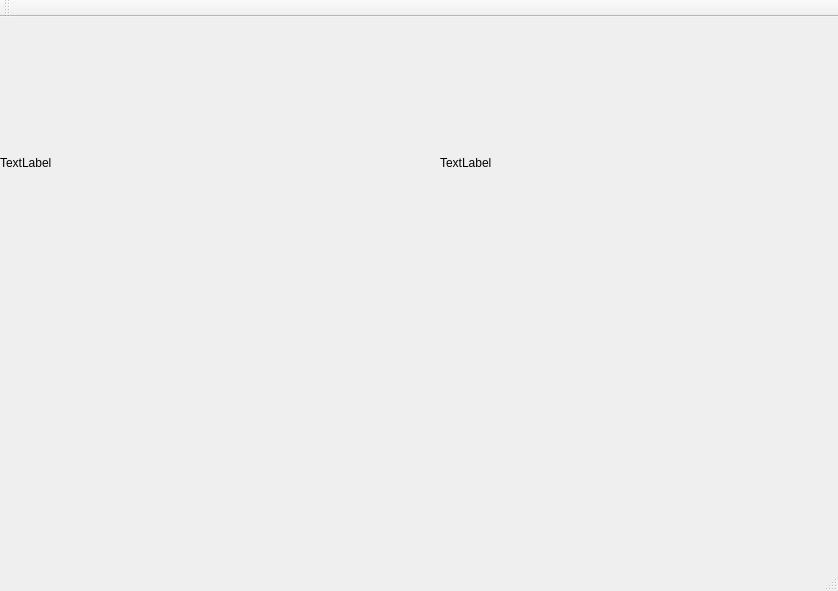
<?xml version="1.0" encoding="UTF-8"?>
<ui version="4.0">
 <class>MainWindow</class>
 <widget class="QMainWindow" name="MainWindow">
  <property name="geometry">
   <rect>
    <x>0</x>
    <y>0</y>
    <width>838</width>
    <height>591</height>
   </rect>
  </property>
  <property name="windowTitle">
   <string>MainWindow</string>
  </property>
  <widget class="QWidget" name="centralWidget">
   <widget class="QLabel" name="label">
    <property name="geometry">
     <rect>
      <x>0</x>
      <y>0</y>
      <width>401</width>
      <height>291</height>
     </rect>
    </property>
    <property name="text">
     <string>TextLabel</string>
    </property>
   </widget>
   <widget class="QLabel" name="label_2">
    <property name="geometry">
     <rect>
      <x>440</x>
      <y>0</y>
      <width>401</width>
      <height>291</height>
     </rect>
    </property>
    <property name="text">
     <string>TextLabel</string>
    </property>
   </widget>
  </widget>
  <widget class="QMenuBar" name="menuBar">
   <property name="geometry">
    <rect>
     <x>0</x>
     <y>0</y>
     <width>838</width>
     <height>22</height>
    </rect>
   </property>
  </widget>
  <widget class="QToolBar" name="mainToolBar">
   <attribute name="toolBarArea">
    <enum>TopToolBarArea</enum>
   </attribute>
   <attribute name="toolBarBreak">
    <bool>false</bool>
   </attribute>
  </widget>
  <widget class="QStatusBar" name="statusBar"/>
 </widget>
 <layoutdefault spacing="6" margin="11"/>
 <resources/>
 <connections/>
</ui>
